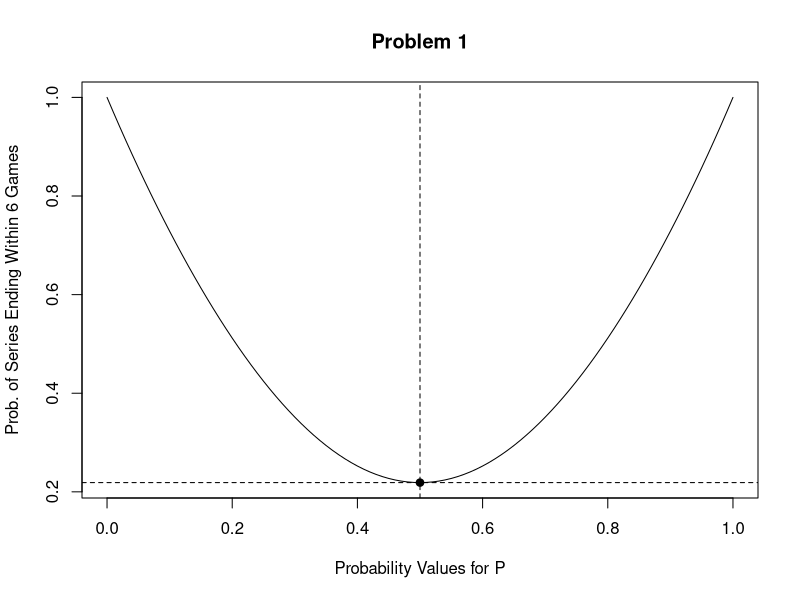
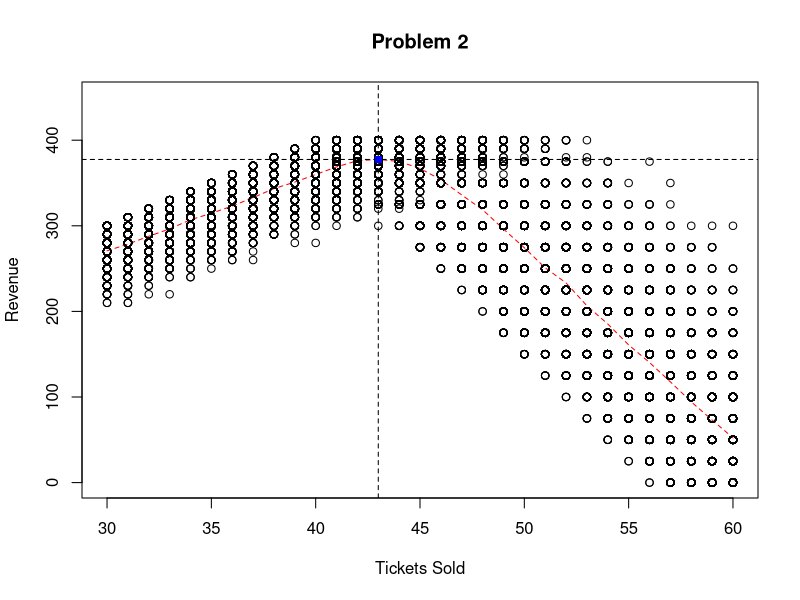

Recreate these plots in R, in order.
# Homework 5
# Evan Johnston, eaj628

#################################
#Problem 1

# create probability values for p
p<-seq(0,1,0.01)

# create probability function (see report)
prob<-function(p){
  return ( 2*p**6 - 6*p**5 + 6*p**4 - 2*p**3 + 3*p**2 - 3*p + 1)
}

# plot the values
plot(p, prob(p), type="l", xlab="Probability Values for P", ylab="Prob. of Series Ending Within 6 Games", main="Problem 1")
points(0.5, prob(0.5), pch=19)
abline(v=0.5, untf=F, par(lty=2))
abline(h=prob(0.5), untf=F, par(lty=2))

# note that if the average probability of winning is 0.5, then the probability of the series ending within 6 games is 0.21875, the minimum of the generated curve.
prob(0.5)

#########Class code###############
N=10000
vec<-c(0,N)
for (i in 1:N){
  
  #gen rv: generates 7 random values [0,1], uses logical operator, and converts to number
  wins<-(runif(7)>0.5)+0
  #sample(10,10) #generates 10 random numbers between 0 and 10
  
  #sim model
  count<-sum(wins)>4+0
  
  #keep track
  vec[i]<-count
}
print(mean(vec))

#alternatively
mean(rowSums((matrix(runif(70000), 10000, 7)>0.5)+0)>4)
# gives row sum of 70,000 rvs, which is 7 games of 10,000 each. The entire simulation in a single line.
# notice this is equivalent to:
mean(rbinom(10000,7,0.5)>4)

#Thus in all methods we see a probability of about 0.22 for the series ending before the 7th game

#################################
#Problem 2

# number of trials
N<-1000

# number of tickets sold, 30 to 60.
sold<-seq(30,60,1)

# initialize revenue matrix
all_revenues<-matrix(c(rep(0,(length(sold)*N+length(sold)))), ncol=N+1)
all_revenues[,1]<-sold

# initialize revenue means matrix
all_revenues_means<-matrix(c(rep(0,length(sold)*2)), ncol=2)
all_revenues_means[,1]<-sold

# function to calculate revenue from number of actual passengers
revenue<-function(showed){
  if (showed<=40){
    return(10*showed)
  }
  else {
    return(40*10-showed%%40*25)
  } 
}

# loops for each number of tickets sold
for (i in 1:length(sold)){
  # random distribution of N trials with 0.9 probability of sold[i] number of customers actually riding the bus.
  showed<-rbinom(N,sold[i],0.9)
  
  # initialize revenues vector for this sold[i]
  revenues<-c(rep(0,N))
  
  # keeps revenue values
  for (j in 1:length(showed)){
    rev<-revenue(showed[j])
    revenues[j]<-rev
  }
  
  # stores this iteration of sold[i] in revenue matricies
  all_revenues[i,2:(N+1)]<-revenues
  all_revenues_means[i,2]<-mean(revenues)
}

# shows the mean of all tested revenues
plot(all_revenues_means, type="l", xlab="Tickets Sold", ylab="Revenue", main="Problem 2", ylim=c(0,450), col="red")

# shows the actual revenues from each test of different sold values
matpoints(all_revenues[,1], all_revenues[,2:N], pch=1, col="black")

# shows the maximum revenue, on average
abline(v=43, untf=F, par(lty=2))
abline(h=max(all_revenues_means), untf=F, par(lty=2))
points(x=43, y=max(all_revenues_means), pch=15, col="blue")

# on average, the maximum revenue occurs at 43 tickets sold
max(all_revenues_means)

#################################
#Problem 3

# number of trials
N=10000

# initialize keep and switch vectors
# run 2 sims. Prob of win with staying (keep) and switching (swit)
keep<-rep(NA,N)
swit<-rep(NA,N)


for (i in 1:N){
  #gen rv's: the prize door and the first pick
  prize<-sample(33,1)
  pick1<-sample(33,1)
  
  #sim model:
  # this gives the difference between the entire set of choices and the set of choices the host cannot open. The host opens 5 doors.
  host<-sample(setdiff(c(1:33),union(prize,pick1)), 5)
  
  # this gives the difference between the first selection and those revealed by the host, selecting 1 of those not pick 1 or in host.
  pick2<-sample(setdiff(c(1:33),union(pick1,host)), 1)
  
  #keep track
  keep[i]<-(pick1==prize)
  swit[i]<-(pick2==prize)
}

print(mean(keep))
print(mean(swit))

# Thus it is still beneficial to switch doors, but the probability of success is much less with 33 doors compared to 3.

#alternatively - not used
#N=10000
#keep<-rep(NA,N)
#swit<-rep(NA,N)

#prize<-sample(33,N, replace=T)
#pick1<-sample(33,N, replace=T)

#print(mean(prize==pick1))
#print(mean(prize!=pick1))
